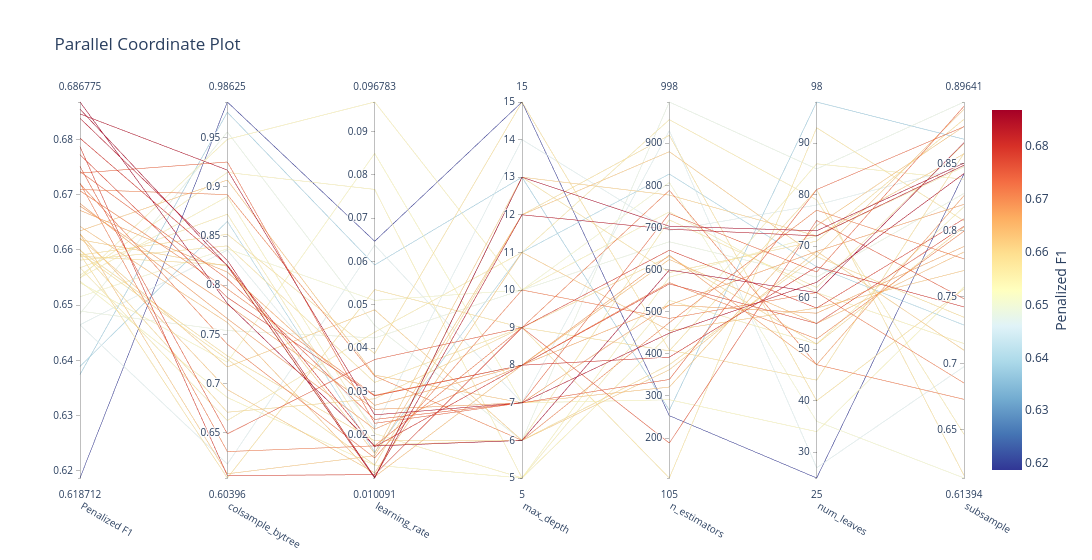

The code cell stored with this chart in its notebook:
### Markdown cell above
##### 4.3.1 F1 as Tune Metric

### Code cell
best_lgb_f1 = MLPipeline.tune(X_train_full, y_train_full, 
                          algorithm=lgb.LGBMClassifier, 
                          tune_metric='f1',
                          preprocessor=PreProcessor(
                              target_encode_cols=encoding_recommendations["target_encode_cols"],
                          ),
                          param_ranges=lgb_param_ranges,  
                          beta=1,
                          max_evals=100,
                          early_stopping=20,  
                          verbose=-1,
                          cv=3,
                          cv_variance_penalty=0.3,
                          show_progress_bar=False,  # Avoid optional notebook widgets
                          log_best_model=False)
